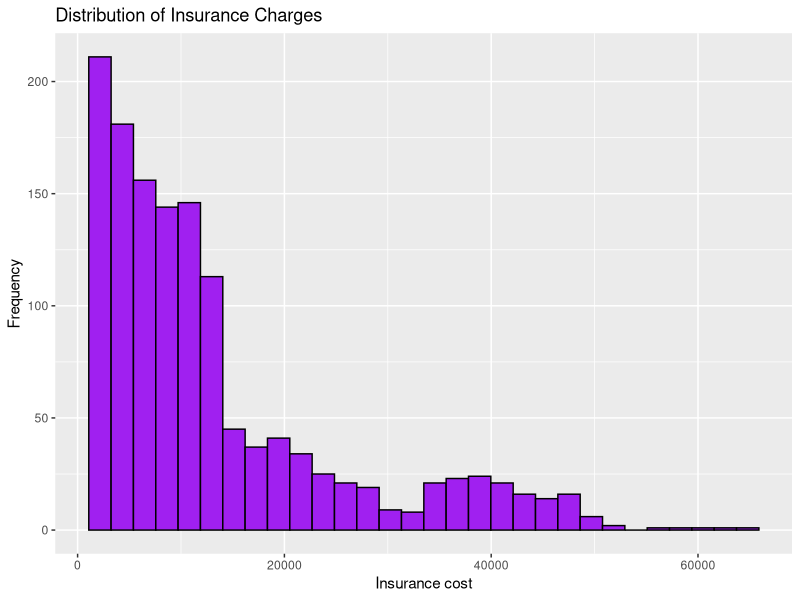
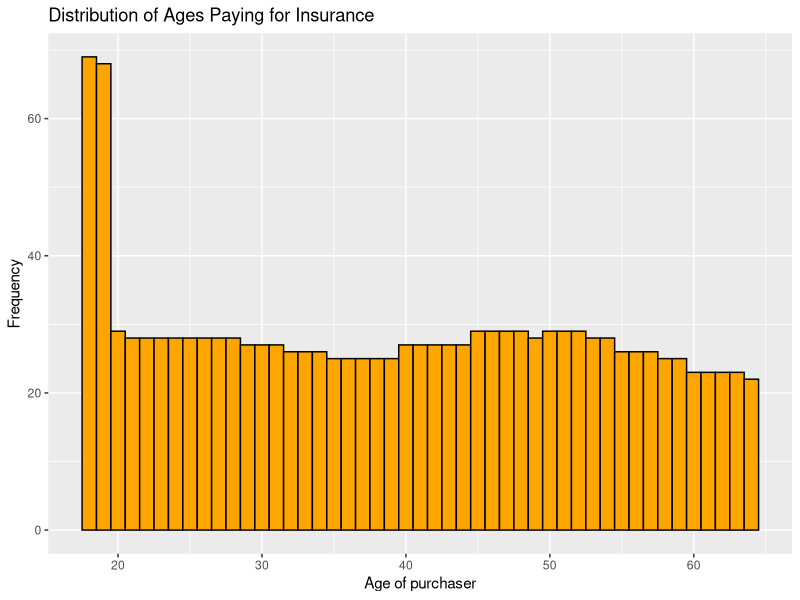
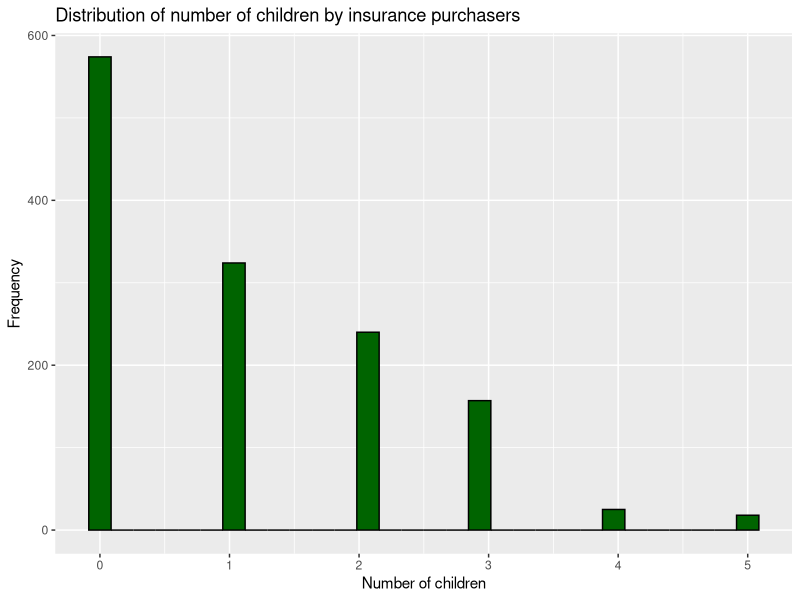
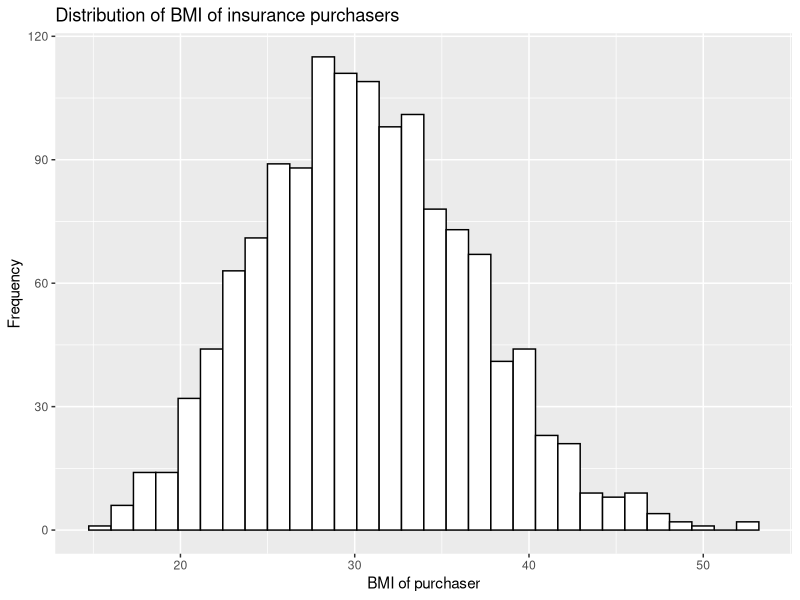
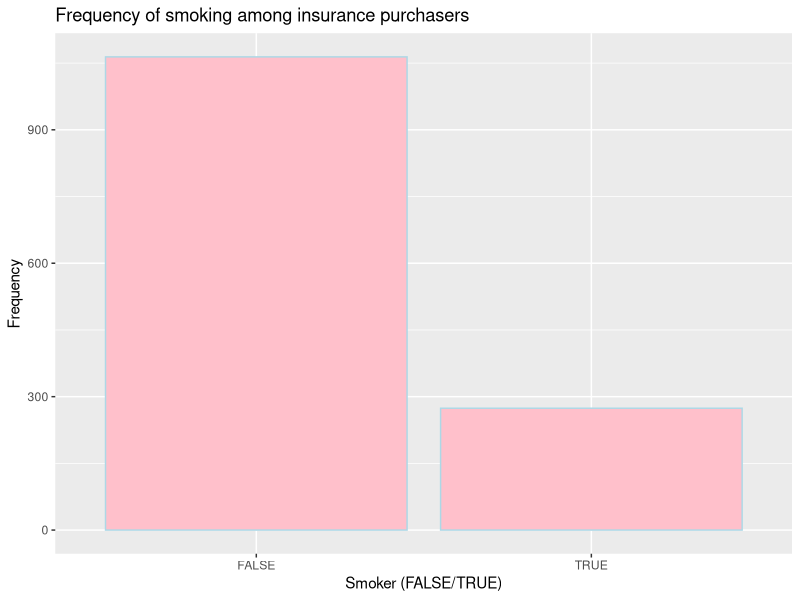
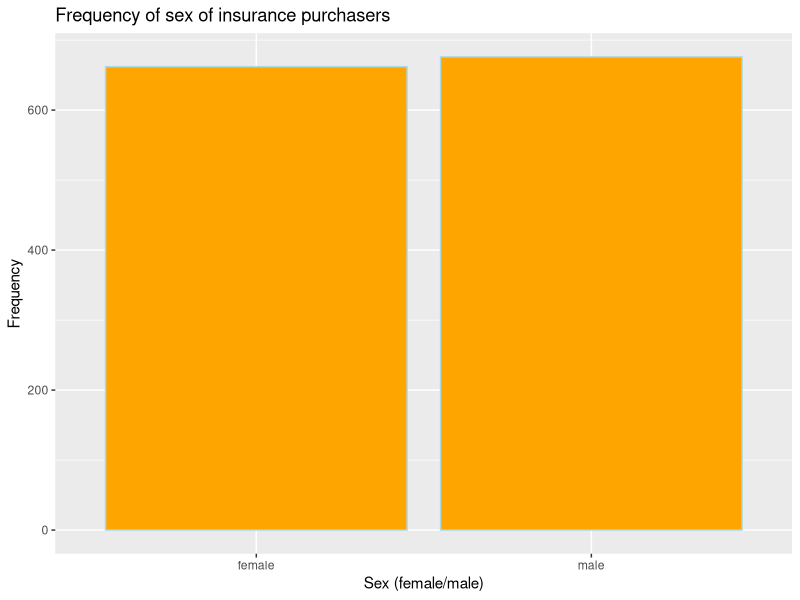
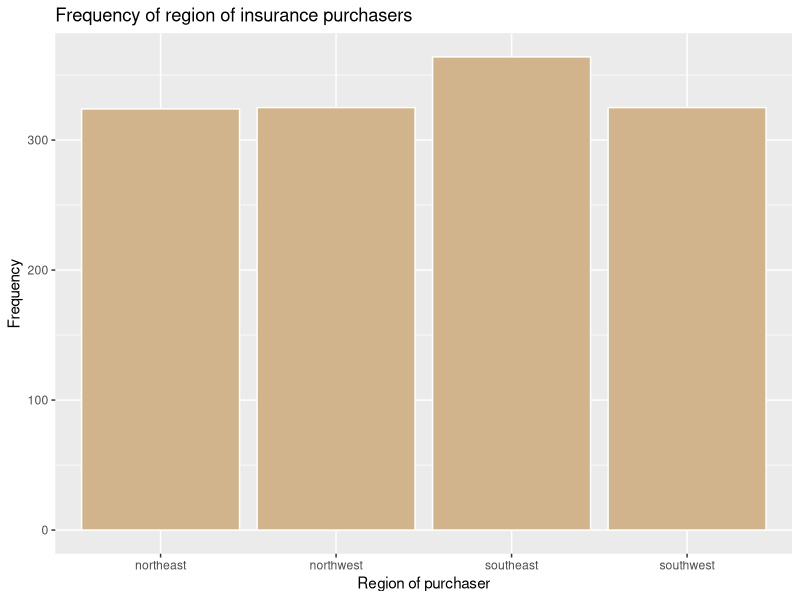
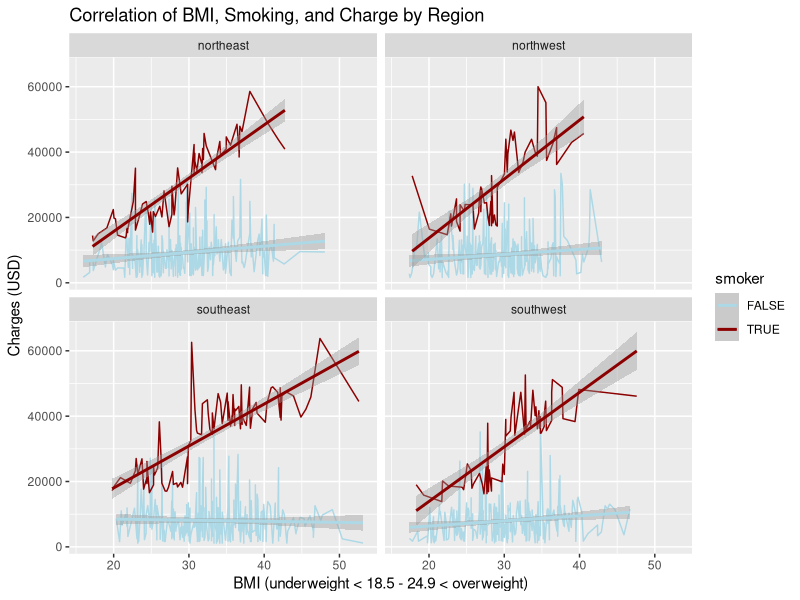

The R source for these figures, in order:
## ---- chunk 1
library(tidyverse)
## ---- chunk 2
z_scores <- function(datain) {
  data_mean <- mean(datain)
  data_min <- min(datain)
  data_max <- max(datain)
  data_sd <- sd(datain)
  
  dist_of_min <- (data_min - data_mean) / data_sd
  dist_of_max <- (data_max - data_mean) / data_sd
  return(c(dist_of_min, dist_of_max))
}
## ---- chunk 3
data <- read.csv("../Data/changed_nov2_insurance.csv")
## ---- chunk 4
#data$smoker <- (data$smoker == "yes")
## ---- chunk 5
summary(data)
## ---- chunk 6
standard_divs <- data.frame(
  variable = c("age", "bmi", "children", "charges"),
  standard_div = c(sd(data$age), sd(data$bmi), sd(data$children), sd(data$charges))
)
## ---- chunk 7
standard_divs
## ---- chunk 8
z_scores(data$charges)
## ---- chunk 9
data %>% 
  ggplot(aes(charges)) +
  geom_histogram(fill = "purple", color = "black") +
  labs(x = "Insurance cost", y = "Frequency", title = "Distribution of Insurance Charges")
## ---- chunk 10
z_scores(data$age)
## ---- chunk 11
data %>% 
  ggplot(aes(age)) +
  geom_histogram(binwidth = 1, fill = "orange", color = "black") +
  labs(x = "Age of purchaser", y = "Frequency", title = "Distribution of Ages Paying for Insurance")
## ---- chunk 12
z_scores(data$children)
## ---- chunk 13
data %>% 
  ggplot(aes(children)) +
  geom_histogram(fill = "darkgreen", color = "black") +
  labs(x = "Number of children", y = "Frequency", title = "Distribution of number of children by insurance purchasers")
## ---- chunk 14
z_scores(data$bmi)
## ---- chunk 15
data %>% 
  ggplot(aes(bmi)) +
  geom_histogram(fill = "white", color = "black") +
  labs(x = "BMI of purchaser", y = "Frequency", title = "Distribution of BMI of insurance purchasers")
## ---- chunk 16
mean(data$bmi)
## ---- chunk 17
data %>% 
  filter(smoker == TRUE)
## ---- chunk 18
data %>% 
  ggplot(aes(smoker)) +
  geom_bar(fill = "pink", color = "lightblue") +
  labs(x = "Smoker (FALSE/TRUE)", y = "Frequency", title = "Frequency of smoking among insurance purchasers")
## ---- chunk 19
data %>% 
  ggplot(aes(sex)) +
  geom_bar(fill = "orange", color = "lightblue") +
  labs(x = "Sex (female/male)", y = "Frequency", title = "Frequency of sex of insurance purchasers")
## ---- chunk 20
data %>% 
  ggplot(aes(region)) +
  geom_bar(fill = "tan", color = "white") +
  labs(x = "Region of purchaser", y = "Frequency", title = "Frequency of region of insurance purchasers")
## ---- chunk 21
data %>% 
  ggplot(aes(x = bmi, y = charges, color = smoker)) +
  geom_line() +
  geom_smooth(method = "lm") +
  #geom_point() +
  facet_wrap(~ region) +
  scale_color_manual(values =
    c("TRUE" = "darkred",
      "FALSE" = "lightblue")
  ) +
  labs(
    title = "Correlation of BMI, Smoking, and Charge by Region",
    x = "BMI (underweight < 18.5 - 24.9 < overweight)",
    y = "Charges (USD)"
  ) 
## ---- chunk 22
data %>% 
  ggplot(aes(x = bmi, y = charges, color = children)) +
  geom_line() +
  geom_smooth(method = "lm") +
  #geom_point() +
  facet_wrap(~ region) +
  scale_color_gradient(low = "lightblue", high = "darkred") + 
  labs(
    title = "Correlation of BMI, Number of Children, and Charge by Region",
    x = "BMI (underweight < 18.5 - 24.9 < overweight)",
    y = "Charges (USD)"
  ) 
## ---- chunk 23
data %>% 
  ggplot(aes(x = bmi, y = charges, color = sex)) +
  geom_line() +
  geom_smooth(method = "lm") +
  #geom_point() +
  facet_wrap(~ region) +
  scale_color_brewer(palette = "Set1") +
  labs(
    title = "Correlation of BMI, Sex, and Charge by Region",
    x = "BMI (underweight < 18.5 - 24.9 < overweight)",
    y = "Charges (USD)"
  ) 
## ---- chunk 24
# Rounding BMI for the next visualization
rounded_data <- data
rounded_data$bmi <- round(rounded_data$bmi)
## ---- chunk 25
rounded_data %>% 
  group_by(bmi) %>% 
  mutate(
    avg_charge_by_bmi = mean(charges)
  ) %>% 
  ggplot(aes(x = bmi, y = avg_charge_by_bmi)) +
  geom_line() +
  #geom_point() +
  geom_smooth(method = "lm") +
  facet_wrap(~ region) +
  labs(
    title = "Average Cost of Insurance by Rounded BMI in Regions of America",
    x = "BMI (underweight < 18.5 - 24.9 < overweight)",
    y = "Average Charge"
  )
  
